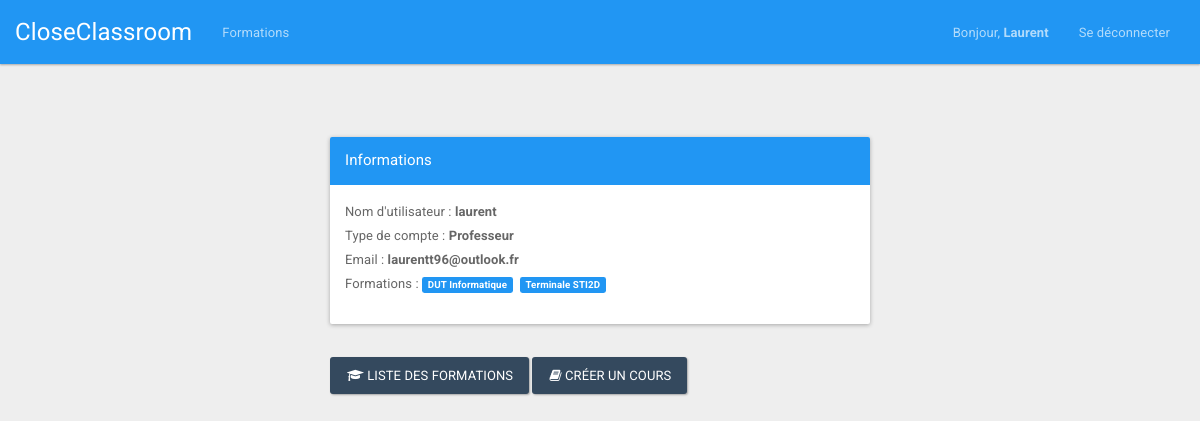
/ (signed in), run on the app's committed database.
### tables this page shows
CREATE TABLE IF NOT EXISTS `users` (
  `id` int(11) NOT NULL AUTO_INCREMENT,
  `type` varchar(32) NOT NULL,
  `login` varchar(32) NOT NULL,
  `password` varchar(32) NOT NULL,
  `email` varchar(32) NOT NULL,
  `name` varchar(32) NOT NULL,
  `first_name` varchar(32) NOT NULL,
  PRIMARY KEY (`id`),
  UNIQUE KEY `login` (`login`),
  UNIQUE KEY `email` (`email`)
);

CREATE TABLE IF NOT EXISTS `formations` (
  `id` int(11) NOT NULL AUTO_INCREMENT,
  `name` varchar(30) NOT NULL,
  `description` varchar(255) NOT NULL,
  PRIMARY KEY (`id`)
);

### bddManager/UserDAO.php (called while the page is built, shortened)
<?php
class UserDAO
{
    public function getInfoUser($idUser)
    {
        try {
            $resultat = mysqli_query($_SESSION['bdd'], "SELECT id, login, email, password, type, name, first_name FROM users WHERE `id`= '" . $idUser . "'");
            if (mysqli_num_rows($resultat) != '0') {
                $tab[0] = mysqli_fetch_assoc($resultat);
                return $tab[0];
            } else {
                return;
            }
        }
        catch (Exception $e) {
            $_SESSION['error'] = 'Erreur requete BDD';
            $_SESSION['display_msg_error'] = true;
        }
    }
}

### bddManager/FormationDAO.php (called while the page is built, shortened)
<?php
class FormationDAO
{
    public function getFormationsByUser($idUser)
    {
        try {
            $resultat = mysqli_query($_SESSION['bdd'], "SELECT * FROM formations WHERE id IN (SELECT id_formation FROM assouserformation WHERE `id_user`= '" . $idUser . "')");
            if (mysqli_num_rows($resultat) != '0') {
                $tab[0] = mysqli_fetch_assoc($resultat);
                if (mysqli_num_rows($resultat) > '0') {
                    for ($i = 1; $i < mysqli_num_rows($resultat); $i++) {
                        array_push($tab, mysqli_fetch_assoc($resultat));
                    }
                }
                return $tab;
            } else {
                return false;
            }
        }
        catch (Exception $e) {
            $_SESSION['error'] = 'Erreur requete BDD';
            $_SESSION['display_msg_error'] = true;
        }
    }
}

### views/ProfileView.class.php (the view, shortened to what this page needs)
<?php
class ProfileView
{
	public function getView($idUser, $loginUser, $emailUser, $typeUser, $formations)
	{
		if ($typeUser == 'Admin') {
			$view = '
			<div class="container">
				<div style="margin-top:50px;" class="mainbox col-md-6 col-md-offset-3 col-sm-8 col-sm-offset-2">
					<div class="panel panel-primary" >
						<div class="panel-heading">
							<div class="panel-title">Informations</div>
						</div>
						<div class="panel-body" >
							Nom d\'utilisateur : <b>'.$loginUser.'</b>
							<br>
							Type de compte : <b>'.$typeUser.'</b>
							<br>
							Email : <b>'.$emailUser.'</b>
						</div>
					</div>
					<a style="margin-top: 10px;" href="index.php?page=user" class="btn btn-info"><span class="fa fa-user"></span> Voir les utilisateurs</a>
					<a style="margin-top: 10px;" href="index.php?page=formation" class="btn btn-info"><span class="fa fa-graduation-cap"></span> Liste des formations</a>
					<a style="margin-top: 10px;" href="index.php?page=createPractice" class="btn btn-info"><span class="fa fa-book"></span> Créer un cours</a>
					<a style="margin-top: 10px;" href="index.php?page=createModule" class="btn btn-info"><span class="fa fa-folder-open"></span> Créer un module</a>
					<a style="margin-top: 10px;" href="index.php?page=createFormation" class="btn btn-info"><span class="fa fa-plus"></span> Créer une formation</a>
				</div>
			</div>';
		}
		else if ($typeUser == 'Professeur') {
			$view = '
			<div class="container">
				<div style="margin-top:50px;" class="mainbox col-md-6 col-md-offset-3 col-sm-8 col-sm-offset-2">
					<div class="panel panel-primary" >
						<div class="panel-heading">
							<div class="panel-title">Informations</div>
						</div>
						<div class="panel-body" >
							Nom d\'utilisateur : <b>'.$loginUser.'</b>
							<br>
							Type de compte : <b>'.$typeUser.'</b>
							<br>
							Email : <b>'.$emailUser.'</b>
							<br>';
							$view = $view.'<p>Formations : ';
							foreach ($formations as &$formation) {
								$view = $view.'<span class="label label-primary">'.utf8_encode($formation['name']).'</span>&nbsp;&nbsp;';
							}
							$view = $view.'</div>
						</div>
						<a style="margin-top: 10px;" href="index.php?page=formation" class="btn btn-info"><span class="fa fa-graduation-cap"></span> Liste des formations</a>
						<a style="margin-top: 10px;" href="index.php?page=createPractice" class="btn btn-info"><span class="fa fa-book"></span> Créer un cours</a>
					</div>
				</div>';
				}
				return $view;
			}
		}

### views/NavBarView.class.php (shortened to what this page needs)
<?php
class navBarView
{
	public function getViewLogged($firstNameUser, $typeUser)
	{
		if ($typeUser == 'Admin') {
			$view = '<nav class="navbar navbar-inverse">
			<div class="container-fluid">
				<div class="navbar-header">
					<button type="button" class="navbar-toggle collapsed" data-toggle="collapse" data-target="#bs-example-navbar-collapse-2">
						<span class="sr-only">Toggle navigation</span>
						<span class="icon-bar"></span>
						<span class="icon-bar"></span>
						<span class="icon-bar"></span>
					</button>
					<a class="navbar-brand" href="index.php">CloseClassroom</a>
				</div>
				<div class="collapse navbar-collapse" id="bs-example-navbar-collapse-2">
					<ul class="nav navbar-nav">
						<li id="tabUser"><a href="index.php?page=user">Administration Utilisateurs</a></li>
						<li id="tabFormation"><a href="index.php?page=formation">Formations</a></li>
					</ul>
					<ul class="nav navbar-nav navbar-right">
						<li><a href="index.php" style="font-size: 13px;"> Bonjour, <strong>'.utf8_encode($firstNameUser).'</strong> </a>
							<li><a href="index.php?page=logout">Se déconnecter</a></li>
						</ul>
					</div>
				</div>
			</nav>';
		}
		else {
			$view = '<nav class="navbar navbar-inverse">
			<div class="container-fluid">
				<div class="navbar-header">
					<button type="button" class="navbar-toggle collapsed" data-toggle="collapse" data-target="#bs-example-navbar-collapse-2">
						<span class="sr-only">Toggle navigation</span>
						<span class="icon-bar"></span>
						<span class="icon-bar"></span>
						<span class="icon-bar"></span>
					</button>
					<a class="navbar-brand" href="index.php">CloseClassroom</a>
				</div>
				<div class="collapse navbar-collapse" id="bs-example-navbar-collapse-2">
					<ul class="nav navbar-nav">
						<li id="tabFormation"><a href="index.php?page=formation">Formations</a></li>
					</ul>
					<ul class="nav navbar-nav navbar-right">
						<li><a href="index.php" style="font-size: 13px;"> Bonjour, <strong>'.utf8_encode($firstNameUser).'</strong> </a>
							<li><a href="index.php?page=logout">Se déconnecter</a></li>
						</ul>
					</div>
				</div>
			</nav>';
		}
		return $view;
	}
}

### data on the page
users: first_name "Laurent", login "laurent", type "Professeur", email "laurentt96@outlook.fr"
formations: name "DUT Informatique"
formations: name "Terminale STI2D"
